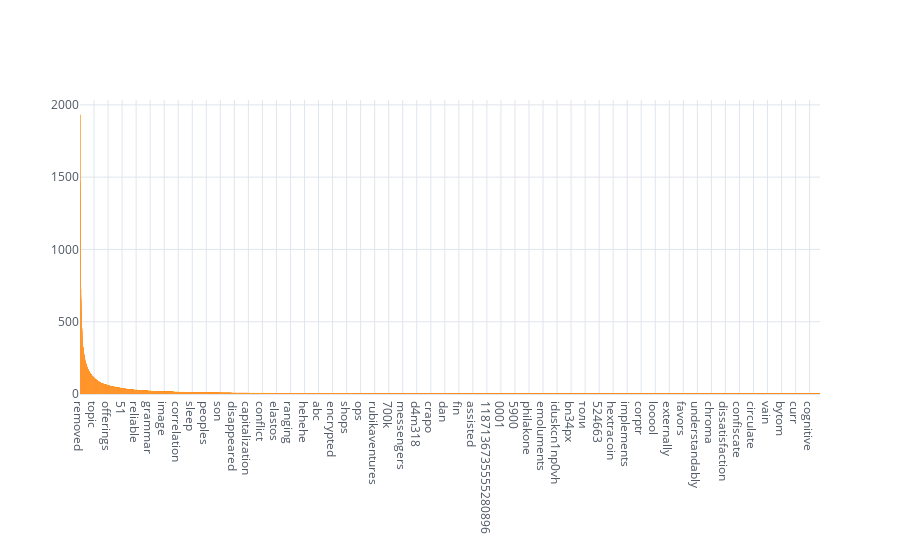

Notebook code for this chart:
### Markdown cell above
## Popular words

### Code cell
flattened = pd.Series([item for sublist in df['body'] for item in sublist])
flattened.value_counts().iplot(kind='bar')

### Figure 1 — Plotly figure (JSON) as saved in the notebook; plotly's stock layout.template omitted (floating-point values rounded to 4 significant figures; data arrays with more than 128 entries replaced by an {"elided": "..."} marker saying what was removed)
{"data": [{"marker": {"color": "rgba(255, 153, 51, 0.6)", "line": {"color": "rgba(255, 153, 51, 1.0)", "width": 1}}, "name": "None", "orientation": "v", "text": "", "type": "bar", "x": {"elided": "20042 str values"}, "y": {"elided": "20042 int values"}}], "layout": {"legend": {"bgcolor": "#FFFFFF", "font": {"color": "#4D5663"}}, "paper_bgcolor": "#FFFFFF", "plot_bgcolor": "#FFFFFF", "title": {"font": {"color": "#4D5663"}}, "xaxis": {"gridcolor": "#E1E5ED", "showgrid": true, "tickfont": {"color": "#4D5663"}, "title": {"font": {"color": "#4D5663"}, "text": ""}, "zerolinecolor": "#E1E5ED"}, "yaxis": {"gridcolor": "#E1E5ED", "showgrid": true, "tickfont": {"color": "#4D5663"}, "title": {"font": {"color": "#4D5663"}, "text": ""}, "zerolinecolor": "#E1E5ED"}}}
